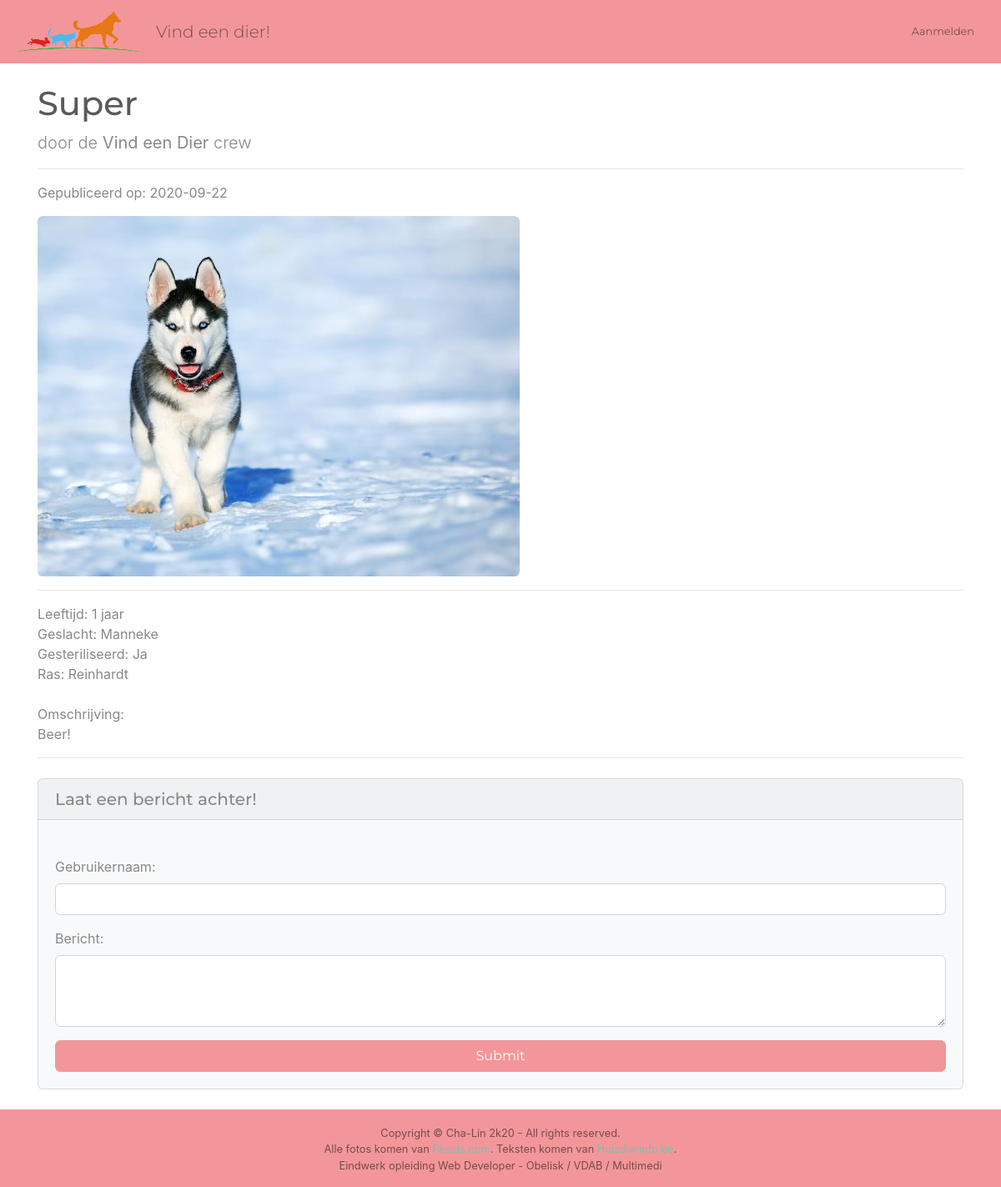
The app's page /photo.php?id=31 with its own data.
### tables this page shows
CREATE TABLE `dieren` (
  `DierenID` int(11) NOT NULL,
  `Naam` varchar(255) NOT NULL,
  `Leeftijd` varchar(100) NOT NULL,
  `Geslacht` int(11) NOT NULL,
  `Gesteriliseerd` int(11) NOT NULL,
  `Ras` varchar(100) NOT NULL,
  `Omschrijving` text NOT NULL,
  `Asiel` int(11) NOT NULL,
  `Geadopteerd` int(11) NOT NULL,
  `Datum` date NOT NULL DEFAULT current_timestamp()
);

CREATE TABLE `foto` (
  `FotoID` int(11) NOT NULL,
  `Bestandsnaam` varchar(100) NOT NULL,
  `Dier_ID` int(11) NOT NULL
);

### admin/includes/Database.php (called while the page is built, shortened)
<?php
class Database
{
    public $connection;
    public function open_db_connection(){
        $this->connection = mysqli_connect(DB_HOST, DB_USER, DB_PASS, DB_NAME);
    }
    public function query($sql){
        $result = $this->connection->query($sql);
        return $result;
    }
}
$database = new Database();
?>

### admin/includes/Db_object.php (called while the page is built, shortened)
<?php
class Db_object
{
    public static function find_by_id($ObjectID, $ObjectIdColumnName){
        $result = static::find_this_query("SELECT * FROM " . static::$db_table . " WHERE " . $ObjectIdColumnName . "=$ObjectID LIMIT 1");
        return !empty($result) ? array_shift($result) : false;
    }
    public static function find_this_query($sql){
        global $database;
        $result = $database->query($sql);
        $the_object_array = array();
        while ($row = mysqli_fetch_array($result)){
            $the_object_array[] = static::instantie($row);
        }
        return $the_object_array;
    }
    public static function instantie($result){
        $the_object = new $calling_class;
        foreach ($result as $the_attribute => $value) {
            if($the_object->has_the_attribute($the_attribute)){
                $the_object->$the_attribute = $value;
            }
        }
        return $the_object;
    }
    private function has_the_attribute($the_attribute){
        $object_properties = get_object_vars($this);
        return array_key_exists($the_attribute, $object_properties);
    }
}

### admin/includes/Photo.php (called while the page is built, shortened)
<?php
class Photo extends Db_object
{
    public $Bestandsnaam;
    public $upload_directory = 'img' . DS . 'uploads';
    public function picture_path(){
        return $this->upload_directory.DS.$this->Bestandsnaam;
    }
}

### photo.php (the view, shortened to what this page needs)
<?php
include("includes/header.php");
$foto = Photo::find_by_id($_GET['id'], 'FotoID');
$dier = Dieren::find_by_id($_GET['id'], 'DierenID');
?>
<div class="container">
    <div class="row">
        <div class="col-lg-12">
            <h1 class="mt-4"><?php echo $dier->Naam; ?></h1>
            <p class="lead">
                door de <strong>Vind een Dier</strong> crew
            </p>
            <hr>
            Gepubliceerd op: <?php echo $dier->Datum; ?>
            <img class="img-fluid rounded" src="<?php echo 'admin' . DS . $foto->picture_path(); ?>" alt="">
            <hr>
            Leeftijd: <?php echo $dier->Leeftijd; ?> jaar
            <br>
            Geslacht: <?php echo ($dier->Geslacht == 1 ? 'Manneke' : 'Vrouwke');
            ?>
            <br>
            Gesteriliseerd: <?php echo ($dier->Gesteriliseerd == 1 ? 'Ja' : 'Nee'); ?>
            <br>
            Ras: <?php echo $dier->Ras; ?>
            <br>
            <br>
            Omschrijving:
            <p>
            <?php echo $dier->Omschrijving; ?>
            </p>
            <hr>
            <div class="card my-4 bg-light mx-auto">
                <h5 class="card-header">Laat een bericht achter!</h5>
                <div class="card-body">
                    <form method="post">
                        <div class="form-group">
                            <br>
                            <label for="Gebruiker">Gebruikernaam:</label>
                            <input type="text" name="Gebruiker" class="form-control">
                        </div>
                        <div class="form-group">
                            <label for="Bericht">Bericht:</label>
                            <textarea class="form-control" name="Bericht" rows="3"></textarea>
                        </div>
                        <button type="submit" name="submit" class="btn btn-secondary btn-block">Submit</button>
                    </form>
                </div>
            </div>
        </div>
    </div>
</div>
<?php include('includes/footer.php') ?>

### records on screen
dieren: Naam "Super", Datum "2020-09-22", Leeftijd "1", Ras "Reinhardt", Omschrijving "Beer!"
foto: Bestandsnaam (picture)
